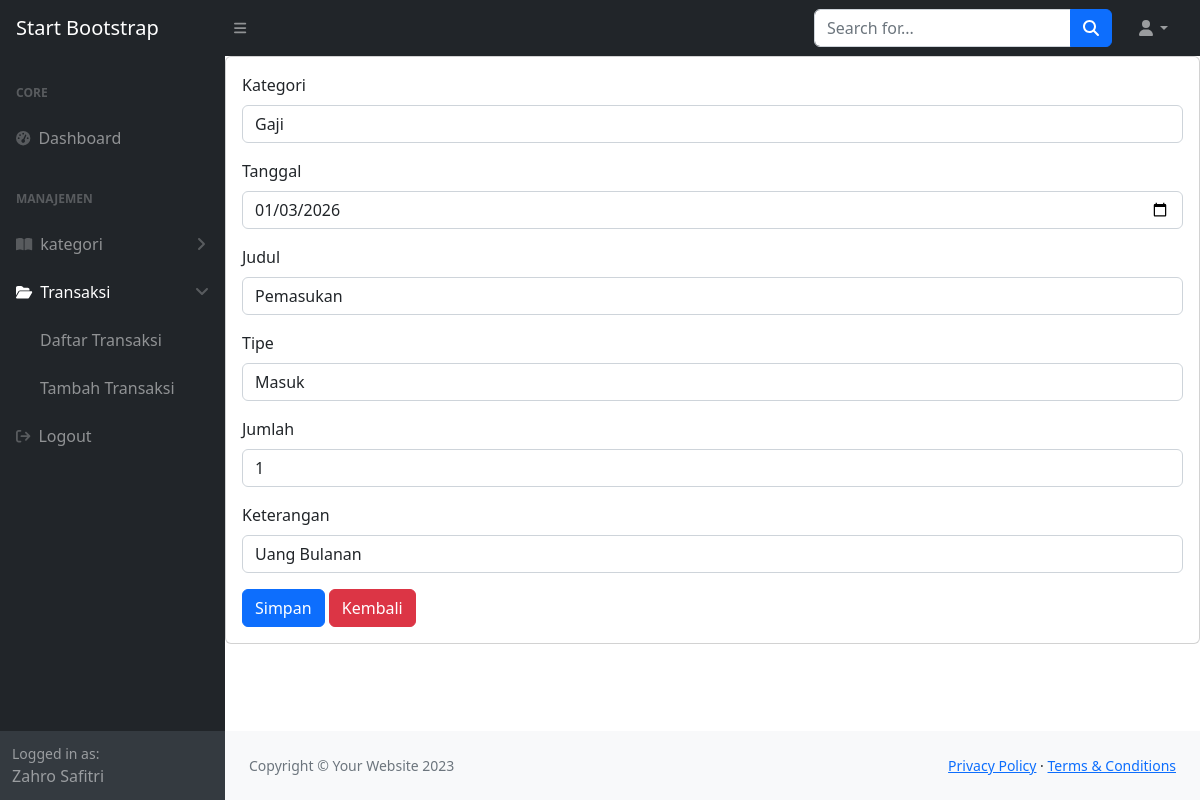
The page /index.php?hal=ubah-transaksi&id=3 (signed in) on the database its author committed.
### tables this page shows
CREATE TABLE `transaksi` (
  `id_transaksi` int(11) NOT NULL,
  `user_id` int(11) NOT NULL,
  `kategori_id` int(11) NOT NULL,
  `judul` varchar(100) NOT NULL,
  `jumlah` int(11) NOT NULL,
  `tipe` enum('masuk','keluar') NOT NULL,
  `tanggal` date NOT NULL,
  `keterangan` text NOT NULL
);

CREATE TABLE `kategori` (
  `id_kategori` int(11) NOT NULL,
  `nama_kategori` varchar(50) NOT NULL,
  `tipe` enum('masuk','keluar') NOT NULL
);

### pages/ubah-transaksi.php (the view, shortened to what this page needs)
<?php
if (isset($_GET['id']) && !empty($_GET['id'])) {
    $id_transaksi = $_GET['id'];
    $sql = "SELECT * FROM transaksi WHERE id_transaksi = ?";
    if ($stmt = $mysqli->prepare($sql)) {
        $stmt->bind_param("i", $id_transaksi);
        if ($stmt->execute()) {
            $result = $stmt->get_result();
            if ($result->num_rows == 1) {
                $transaksi = $result->fetch_assoc();
            } else {
                echo "Data transaksi tidak ditemukan.";
                exit();
            }
        }
    } else {
        header("Location: index.php?hal=daftar-transaksi");
        exit();
    }
}
?>
<div class="card mb-4">
        <div class="card-body">
           <form method="post">
            <div class="mb-3">
                <label for="kategori" class="form-label">Kategori</label>
                <select name="kategori" class="form-control" required>
                    <?php $kategori = $mysqli->query("SELECT * FROM kategori"); while($row = $kategori->fetch_assoc()): ?>
                        <option value="<?= $row['id_kategori'] ?>"<?=($row['id_kategori']==$transaksi['kategori_id'])?'selected':'' ?>>
                            <?= $row['nama_kategori'] ?>
                        </option>
                    <?php endwhile ?>
                </select>
            </div>
             <div class="mb-3">
                <label for="tanggal" class="form-label">Tanggal</label>
                <input type="date" name="tanggal" class="form-control" id="tanggal" value="<?php echo $transaksi['tanggal'] ?>"required>
             </div>
             <div class="mb-3">
                <label for="judul" class="form-label">Judul</label>
                <input type="text" name="judul" class="form-control" id="judul" value="<?php echo $transaksi['judul'] ?>" required>
             </div>
             <div class="mb-3">
                <label for="tipe" class="form-label">Tipe</label>
                    <select class="form-control" name="tipe">
                        <option value="masuk" <?=($transaksi['tipe']=='masuk')?'selected':'' ?>>Masuk</option>
                    </select>
            </div>
            <div class="mb-3">
                <label for="jumlah" class="form-label">Jumlah</label>
                <input type="number" name="jumlah" class="form-control" id="jumlah" value="<?php echo $transaksi['jumlah'] ?>" required>
             </div>
             <div class="mb-3">
                <label for="keterangan" class="form-label">Keterangan</label>
                <input type="text" name="keterangan" class="form-control" id="keterangan" value="<?php echo $transaksi['keterangan'] ?>" required>
             </div>
             <button type="submit" class="btn btn-primary">Simpan</button>
             <a href="index.php?hal=daftar-transaksi" class="btn btn-danger">Kembali</a>
        </form>
        </div>

### rows shown on the page
transaksi: kategori "Gaji", tanggal "01/03/2026", judul "Pemasukan", tipe "Masuk", jumlah "1", keterangan "Uang Bulanan"

### other values the page prints
$_SESSION['nama'] "Zahro Safitri"
